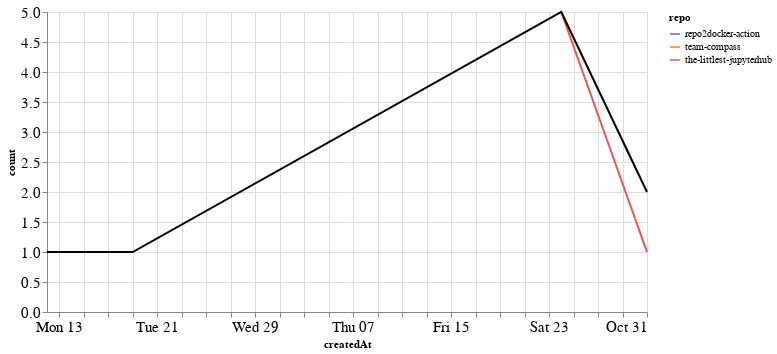

This figure's notebook cell:
### Markdown cell above
### Comments

### Code cell
comments_time = comments.groupby('repo').resample('W', on='createdAt').count()['author'].reset_index()
comments_time = comments_time.rename(columns={'author': 'count'})
comments_time_total = comments_time.groupby('createdAt').agg({"count": "sum"}).reset_index()
ch1 = alt.Chart(comments_time, width=600).mark_line().encode(
    x='createdAt',
    y='count',
    color='repo',
    tooltip="repo"
)

ch2 = alt.Chart(comments_time_total, width=600).mark_line(color="black").encode(
    x='createdAt',
    y='count',
)

ch1 + ch2

### Figure 1 — Vega-Lite specification as saved in the notebook (floating-point values rounded to 4 significant figures)
{"config": {"axisLeft": {"labelFontSize": 15}, "axisBottom": {"labelFontSize": 15}}, "layer": [{"data": {"name": "data-31915f8c0d9877ca43c07bd99d713c8f"}, "mark": "line", "encoding": {"color": {"type": "nominal", "field": "repo"}, "tooltip": {"type": "nominal", "field": "repo"}, "x": {"type": "temporal", "field": "createdAt"}, "y": {"type": "quantitative", "field": "count"}}, "width": 600}, {"data": {"name": "data-b41fdacde4800d6d960cccfa6ffee7ce"}, "mark": {"type": "line", "color": "black"}, "encoding": {"x": {"type": "temporal", "field": "createdAt"}, "y": {"type": "quantitative", "field": "count"}}, "width": 600}], "$schema": "https://vega.github.io/schema/vega-lite/v4.8.1.json", "datasets": {"data-31915f8c0d9877ca43c07bd99d713c8f": [{"repo": "repo2docker-action", "createdAt": "2021-09-12T00:00:00", "count": 1}, {"repo": "repo2docker-action", "createdAt": "2021-09-19T00:00:00", "count": 1}, {"repo": "team-compass", "createdAt": "2021-10-31T00:00:00", "count": 1}, {"repo": "the-littlest-jupyterhub", "createdAt": "2021-10-24T00:00:00", "count": 5}, {"repo": "the-littlest-jupyterhub", "createdAt": "2021-10-31T00:00:00", "count": 1}], "data-b41fdacde4800d6d960cccfa6ffee7ce": [{"createdAt": "2021-09-12T00:00:00", "count": 1}, {"createdAt": "2021-09-19T00:00:00", "count": 1}, {"createdAt": "2021-10-24T00:00:00", "count": 5}, {"createdAt": "2021-10-31T00:00:00", "count": 2}]}}
